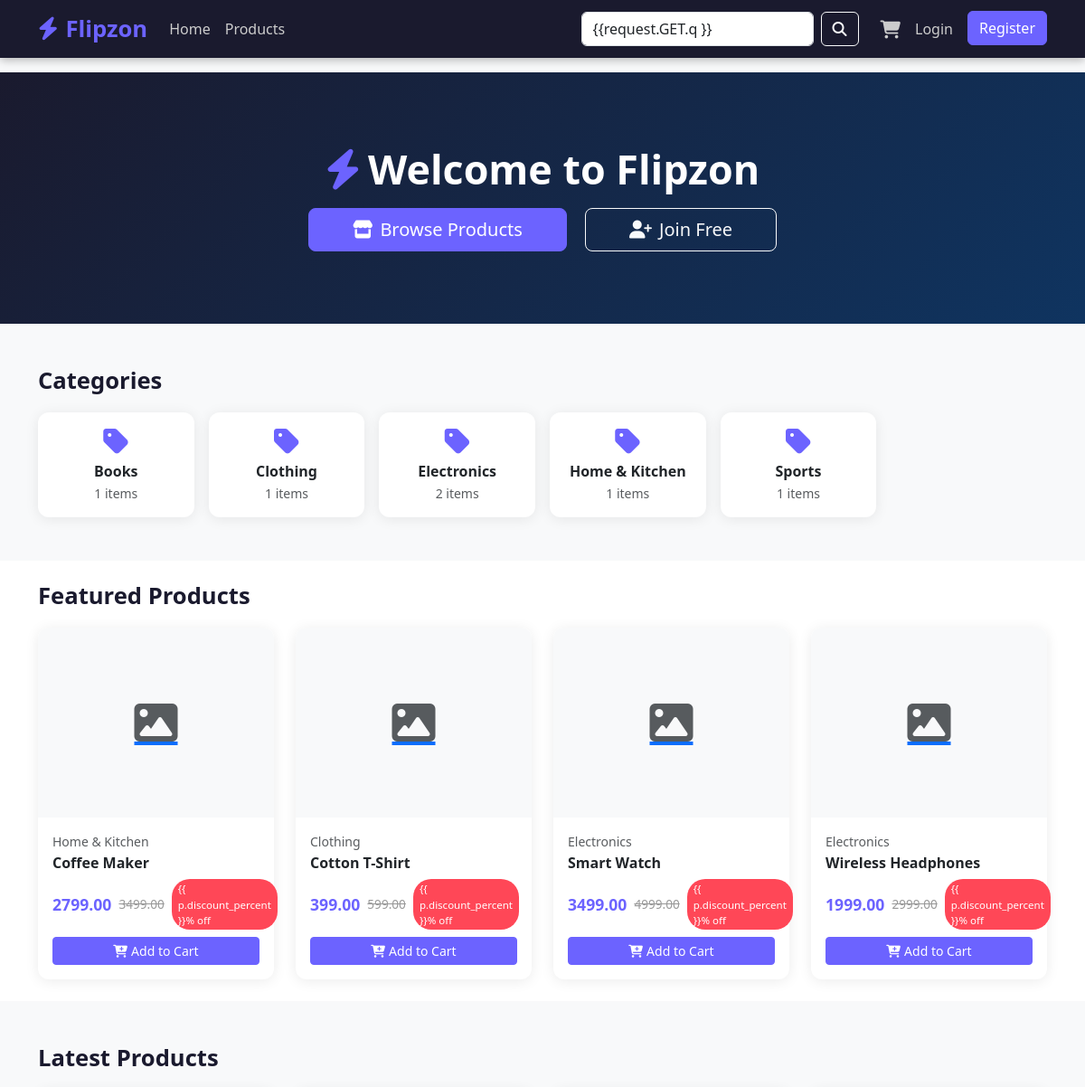
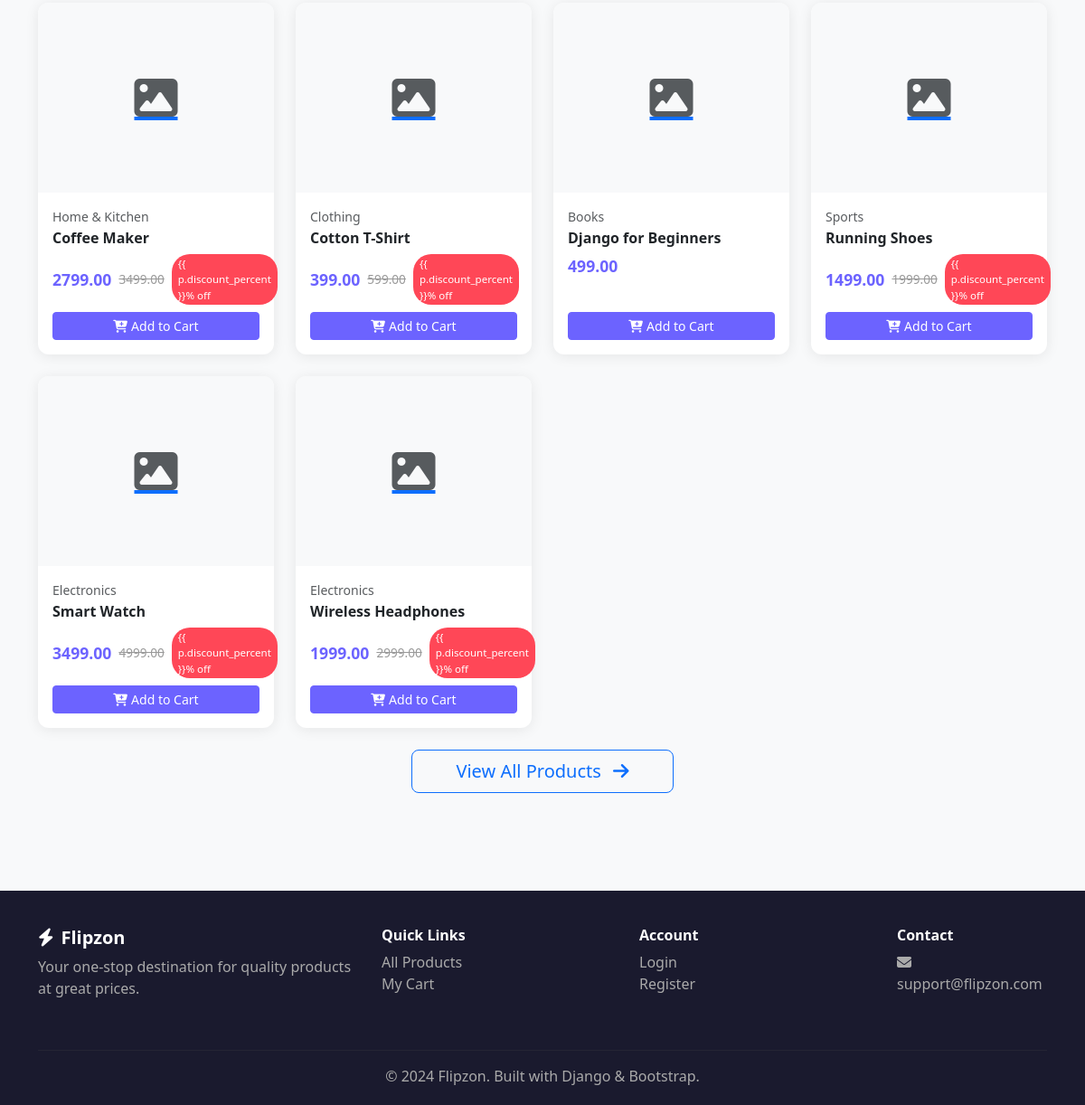
The page / on the database its author committed (2 pictures, top to bottom).
### store/models.py (models this page shows, shortened)
class Category(models.Model):
    name = models.CharField(max_length=200)
    slug = models.SlugField(unique=True, blank=True)
    description = models.TextField(blank=True)
    class Meta:
        verbose_name_plural = 'Categories'
        ordering = ['name']

class Product(models.Model):
    category = models.ForeignKey(
        Category,
        on_delete=models.CASCADE,
        related_name='products'
    )
    name = models.CharField(max_length=200)
    slug = models.SlugField(unique=True, blank=True)
    description = models.TextField()
    price = models.DecimalField(max_digits=10, decimal_places=2)
    discount_price = models.DecimalField(
        max_digits=10,
        decimal_places=2,
        blank=True,
        null=True
    )
    image = models.ImageField(
        upload_to='products/',
        blank=True,
        null=True
    )
    stock = models.PositiveIntegerField(default=0)
    available = models.BooleanField(default=True)
    featured = models.BooleanField(default=False)
    created_at = models.DateTimeField(auto_now_add=True)
    class Meta:
        ordering = ['-created_at']
    @property
    def final_price(self):
        return self.discount_price if self.discount_price else self.price
    @property
    def in_stock(self):
        return self.stock > 0

### store/views.py (the view)
# urls.py: path('', views.home, name='home'),
def home(request):
    featured = Product.objects.filter(available=True, featured=True)[:8]
    latest = Product.objects.filter(available=True)[:8]
    categories = Category.objects.all()
    return render(request, 'store/home.html', {
        'featured': featured,
        'latest': latest,
        'categories': categories,
    })

### store/templates/store/home.html (shortened to what this page needs)
{% extends 'base.html' %}
{% block content %}
<section style="background:linear-gradient(135deg,#1a1a2e,#0f3460);color:#fff;padding:80px 0;"
class="text-center">
<div class="container">
<h1 class="fw-bold mb-3" style="font-size:2.8rem;"><i class="fas fa-bolt me-2"
style="color:#6c63ff;"></i>Welcome to Flipzon</h1>
<a href="{% url 'store:product_list' %}" class="btn btn-primary btn-lg px-5 me-3">
<i class="fas fa-store me-2"></i>Browse Products
</a>
{% if not user.is_authenticated %}
<a href="{% url 'accounts:register' %}" class="btn btn-outline-light btn-lg px-5">
<i class="fas fa-user-plus me-2"></i>Join Free
</a>
{% endif %}
</div>
</section>
{% if categories %}
<section class="py-5">
<div class="container">
<h2 class="section-title">Categories</h2>
<div class="row g-3">
{% for cat in categories %}
<div class="col-6 col-md-3 col-lg-2">
<a href="{% url 'store:product_list' %}?category={{ cat.slug }}" class="text-decoration-none">
<div class="card text-center p-3">
<i class="fas fa-tag fa-2x mb-2" style="color:#6c63ff;"></i>
<h6 class="fw-bold mb-1">{{ cat.name }}</h6>
<small class="text-muted">{{ cat.products.count }} items</small>
</div>
</a>
</div>
{% endfor %}
</div>
</div>
</section>
{% endif %}
{% if featured %}
<section class="py-4 bg-white">
<div class="container">
<h2 class="section-title"> Featured Products</h2>
<div class="row g-4">
{% for p in featured %}
<div class="col-6 col-md-3">
 <div class="card h-100">
<a href="{% url 'store:product_detail' p.slug %}">
{% if p.image %}<img src="{{ p.image.url }}" class="product-img w-100" alt="{{ p.name }}">
{% else %}<div class="product-img w-100 bg-light d-flex align-items-center justify-content-center"><i
class="fas fa-image fa-3x text-muted"></i></div>{% endif %}
</a>
<div class="card-body d-flex flex-column">
<small class="text-muted">{{ p.category.name }}</small>
<h6 class="fw-bold mt-1"><a href="{% url 'store:product_detail' p.slug %}" class="text-dark
text-decoration-none">{{ p.name }}</a></h6>
<div class="d-flex align-items-center gap-2 mb-2">
<span class="price"> {{ p.final_price }}</span>
{% if p.discount_price %}<span class="old-price"> {{ p.price }}</span><span class="discount-badge">{{
p.discount_percent }}% off</span>{% endif %}
</div>
<div class="mt-auto">
{% if p.in_stock %}
<form action="{% url 'cart:add' p.id %}" method="post">
<button class="btn btn-primary btn-sm w-100"><i class="fas fa-cart-plus me-1"></i>Add to Cart</button>
</form>
{% else %}
<button class="btn btn-secondary btn-sm w-100" disabled>Out of Stock</button>
{% endif %}
</div>
</div>
</div>
</div>
{% endfor %}
</div>
</div>
</section>
{% endif %}
{% if latest %}
<section class="py-5">
<div class="container">
<h2 class="section-title"> Latest Products</h2>
<div class="row g-4">
{% for p in latest %}
<div class="col-6 col-md-3">
<div class="card h-100">
<a href="{% url 'store:product_detail' p.slug %}">
{% if p.image %}<img src="{{ p.image.url }}" class="product-img w-100" alt="{{ p.name }}">
{% else %}<div class="product-img w-100 bg-light d-flex align-items-center justify-content-center"><i
class="fas fa-image fa-3x text-muted"></i></div>{% endif %}
</a>
<div class="card-body d-flex flex-column">
<small class="text-muted">{{ p.category.name }}</small>
<h6 class="fw-bold mt-1"><a href="{% url 'store:product_detail' p.slug %}" class="text-dark
text-decoration-none">{{ p.name }}</a></h6>
<div class="d-flex align-items-center gap-2 mb-2">
<span class="price"> {{ p.final_price }}</span>
{% if p.discount_price %}<span class="old-price"> {{ p.price }}</span><span class="discount-badge">{{
p.discount_percent }}% off</span>{% endif %}
</div>
<div class="mt-auto">
{% if p.in_stock %}
<form action="{% url 'cart:add' p.id %}" method="post">
<button class="btn btn-primary btn-sm w-100"><i class="fas fa-cart-plus me-1"></i>Add to Cart</button>
</form>
{% else %}
<button class="btn btn-secondary btn-sm w-100" disabled>Out of Stock</button>
{% endif %}
</div>
</div>
</div>
</div>
{% endfor %}
</div>
<div class="text-center mt-4">
<a href="{% url 'store:product_list' %}" class="btn btn-outline-primary btn-lg px-5">View All Products <i
class="fas fa-arrow-right ms-2"></i></a>
</div>
</div>
</section>
{% endif %}
{% endblock %}

### templates/base.html (shortened to what this page needs)
<!DOCTYPE html>
<html lang="en">
<head>
<link href="https://cdn.jsdelivr.net/npm/bootstrap@5.3.0/dist/css/bootstrap.min.css" rel="stylesheet">
<link href="https://cdnjs.cloudflare.com/ajax/libs/font-awesome/6.4.0/css/all.min.css" rel="stylesheet">
</head>
<body>
<nav class="navbar navbar-expand-lg navbar-dark sticky-top">
<div class="container">
<a class="navbar-brand" href="{% url 'store:home' %}">
<i class="fas fa-bolt me-2"></i>Flipzon
</a>
<div class="collapse navbar-collapse" id="nav">
<ul class="navbar-nav me-auto">
<li class="nav-item"><a class="nav-link" href="{% url 'store:home' %}">Home</a></li>
<li class="nav-item"><a class="nav-link" href="{% url 'store:product_list' %}">Products</a></li>
</ul>
<form class="d-flex me-3" action="{% url 'store:product_list' %}" method="get">
<input class="form-control me-2" type="search" name="q" placeholder="Search products..." value="{{
request.GET.q }}">
<button class="btn btn-outline-light" type="submit"><i class="fas fa-search"></i></button>
</form>
<ul class="navbar-nav">
<li class="nav-item">
<a class="nav-link position-relative" href="{% url 'cart:detail' %}">
<i class="fas fa-shopping-cart fa-lg"></i>
</a>
</li>
{% if user.is_authenticated %}
<li class="nav-item dropdown">
<a class="nav-link dropdown-toggle" href="#" data-bs-toggle="dropdown">
<i class="fas fa-user-circle me-1"></i>{{ user.username }}
</a>
<ul class="dropdown-menu dropdown-menu-end">
<li><a class="dropdown-item" href="{% url 'accounts:profile' %}"><i class="fas fa-user
me-2"></i>Profile</a></li>
<li><a class="dropdown-item" href="{% url 'orders:order_list' %}"><i class="fas fa-box me-2"></i>My
Orders</a></li>
{% if user.is_staff %}<li><a class="dropdown-item" href="/admin/"><i class="fas fa-cog
me-2"></i>Admin</a></li>{% endif %}
<li><hr class="dropdown-divider"></li>
<li><a class="dropdown-item text-danger" href="{% url 'accounts:logout' %}"><i class="fas fa-sign-out-alt
me-2"></i>Logout</a></li>
</ul>
</li>
{% else %}
<li class="nav-item"><a class="nav-link" href="{% url 'accounts:login' %}">Login</a></li>
<li class="nav-item"><a class="btn btn-primary ms-2" href="{% url 'accounts:register' %}">Register</a></li>
{% endif %}
</ul>
</div>
</div>
</nav>
{% block content %}{% endblock %}
<footer class="footer">
<div class="container">
<div class="row">
<div class="col-md-4 mb-4">
<h5 class="text-white fw-bold"><i class="fas fa-bolt me-2"></i>Flipzon</h5>
<p>Your one-stop destination for quality products at great prices.</p>
</div>
<div class="col-md-3 mb-4">
<h6 class="text-white fw-bold">Quick Links</h6>
<ul class="list-unstyled">
<li><a href="{% url 'store:product_list' %}">All Products</a></li>
<li><a href="{% url 'cart:detail' %}">My Cart</a></li>
</ul>
</div>
<div class="col-md-3 mb-4">
<h6 class="text-white fw-bold">Account</h6>
<ul class="list-unstyled">
{% if user.is_authenticated %}
<li><a href="{% url 'accounts:profile' %}">Profile</a></li>
<li><a href="{% url 'accounts:logout' %}">Logout</a></li>
{% else %}
<li><a href="{% url 'accounts:login' %}">Login</a></li>
<li><a href="{% url 'accounts:register' %}">Register</a></li>
{% endif %}
</ul>
</div>
<div class="col-md-2 mb-4">
<h6 class="text-white fw-bold">Contact</h6>
<p><i class="fas fa-envelope me-1"></i>support@flipzon.com</p>
</div>
</div>
<hr style="border-color:#444;">
<p class="text-center mb-0">&copy; 2024 Flipzon. Built with Django &amp; Bootstrap.</p>
</div>
</footer>
</body>
</html>

### templates/base.html (style rules this page uses)
:root { --primary: #6c63ff; --secondary: #f5a623; --dark: #1a1a2e; }
body { font-family: 'Segoe UI', sans-serif; background: #f8f9fa; }
.navbar { background: var(--dark) !important; box-shadow: 0 2px 10px rgba(0,0,0,0.3); }
.navbar-brand { font-size: 1.6rem; font-weight: 800; color: var(--primary) !important; }
.navbar .nav-link { color: #ccc !important; font-weight: 500; }
.btn-primary { background: var(--primary); border-color: var(--primary); }
.card { border: none; box-shadow: 0 2px 15px rgba(0,0,0,0.08); border-radius: 12px; transition: transform 0.2s, box-shadow 0.2s; }
.product-img { height: 210px; object-fit: cover; border-radius: 12px 12px 0 0; }
.price { color: var(--primary); font-weight: 700; font-size: 1.1rem; }
.old-price { text-decoration: line-through; color: #999; font-size: 0.85rem; }
.discount-badge { background: #ff4757; color: #fff; font-size: 0.72rem; padding: 2px 7px; border-radius: 20px; }
.section-title { font-size: 1.6rem; font-weight: 700; color: var(--dark); margin-bottom: 1.2rem; }
.footer { background: var(--dark); color: #aaa; padding: 40px 0 20px; margin-top: 60px; }
.footer a { color: #aaa; text-decoration: none; }

### rows shown on the page
Category: name "Books", products.count "1"
Category: name "Clothing", products.count "1"
Category: name "Electronics", products.count "2"
Category: name "Home & Kitchen", products.count "1"
Category: name "Sports", products.count "1"
Product: category.name "Home & Kitchen", name "Coffee Maker", final_price "2799.00", price "3499.00", stock "Add to Cart"
Product: category.name "Clothing", name "Cotton T-Shirt", final_price "399.00", price "599.00", stock "Add to Cart"
Product: category.name "Electronics", name "Smart Watch", final_price "3499.00", price "4999.00", stock "Add to Cart"
Product: category.name "Electronics", name "Wireless Headphones", final_price "1999.00", price "2999.00", stock "Add to Cart"
Product: category.name "Books", name "Django for Beginners", final_price "499.00", stock "Add to Cart"
Product: category.name "Sports", name "Running Shoes", final_price "1499.00", price "1999.00", stock "Add to Cart"
